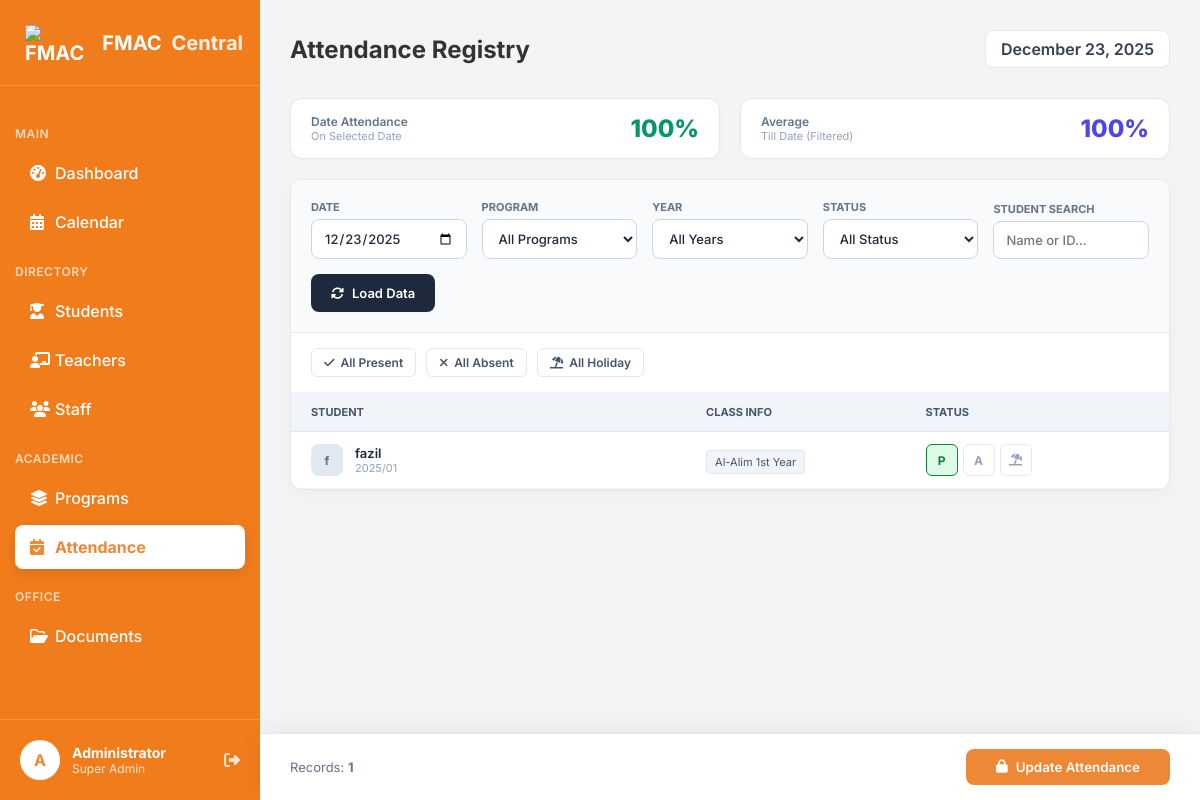
The page /attendance.php?program=Al-Alim 1st Year (signed in) on the database its author committed.
### tables this page shows
CREATE TABLE `students` (
  `student_id` int(11) NOT NULL,
  `full_name` varchar(100) NOT NULL,
  `gender` enum('Male','Female') DEFAULT NULL,
  `dob` date DEFAULT NULL,
  `blood_group` varchar(5) DEFAULT NULL,
  `admission_no` varchar(20) DEFAULT NULL,
  `class_year` varchar(50) DEFAULT NULL,
  `status` enum('Active','Inactive','Graduated') DEFAULT 'Active',
  `admission_date` date DEFAULT NULL,
  `created_at` timestamp NOT NULL DEFAULT current_timestamp(),
  `phone` varchar(20) DEFAULT NULL,
  `emergency_phone` varchar(20) DEFAULT NULL,
  `email` varchar(100) DEFAULT NULL,
  `address` text DEFAULT NULL,
  `health_issues` text DEFAULT NULL,
  `photo` text DEFAULT NULL,
  `father_name` varchar(100) DEFAULT NULL,
  `mother_name` varchar(100) DEFAULT NULL
);

### attendance.php (the view, shortened to what this page needs)
<?php
include 'db_conn.php';
$filter_program = isset($_GET['program']) ? $_GET['program'] : 'All';
$filter_year    = isset($_GET['year']) ? $_GET['year'] : 'All';
$filter_status  = isset($_GET['status_filter']) ? $_GET['status_filter'] : 'All';
$filter_student = isset($_GET['student']) ? $_GET['student'] : '';
$selected_date  = isset($_GET['date']) ? $_GET['date'] : date('Y-m-d');
$filter_conditions = "s.status='Active' AND (s.admission_date <= '$selected_date' OR s.admission_date IS NULL)";
if ($filter_program != '' && $filter_program != 'All') {
    $prog_safe = mysqli_real_escape_string($conn, $filter_program);
    $filter_conditions .= " AND (s.class_year = '$prog_safe' OR s.class_year LIKE '$prog_safe %')";
}
$active_count_query = mysqli_query($conn, "SELECT COUNT(*) as total FROM students s WHERE $filter_conditions");
$active_count_data = mysqli_fetch_assoc($active_count_query);
$total_filtered_students = $active_count_data['total'];
$present_count_query = mysqli_query($conn, "SELECT COUNT(*) as total FROM attendance a
                                            JOIN students s ON a.student_id = s.student_id
                                            WHERE a.date='$selected_date' AND a.status='Present' AND $filter_conditions");
$present_count_data = mysqli_fetch_assoc($present_count_query);
$present_on_date = $present_count_data['total'];
$date_percentage = ($total_filtered_students > 0) ? round(($present_on_date / $total_filtered_students) * 100, 1) : 0;
$range_percentage = 0;
if ($selected_date <= date('Y-m-d')) {
    $range_present_query = mysqli_query($conn, "SELECT COUNT(*) as total FROM attendance a
                                                JOIN students s ON a.student_id = s.student_id
                                                WHERE a.date >= '$selected_date' AND a.date <= CURDATE()
                                                AND a.status='Present' AND $filter_conditions");
    $range_present_data = mysqli_fetch_assoc($range_present_query);
    $total_range_present = $range_present_data['total'];
    $range_total_query = mysqli_query($conn, "SELECT COUNT(*) as total FROM attendance a
                                              JOIN students s ON a.student_id = s.student_id
                                              WHERE a.date >= '$selected_date' AND a.date <= CURDATE()
                                              AND $filter_conditions");
    $range_total_data = mysqli_fetch_assoc($range_total_query);
    $total_range_records = $range_total_data['total'];
    $range_percentage = ($total_range_records > 0) ? round(($total_range_present / $total_range_records) * 100, 1) : 0;
}
$query = "SELECT * FROM students s WHERE $filter_conditions ORDER BY s.admission_no ASC";
$students = mysqli_query($conn, $query);
$check_date_sql = "SELECT * FROM attendance WHERE date = '$selected_date' LIMIT 1";
$is_existing = (mysqli_num_rows(mysqli_query($conn, $check_date_sql)) > 0);
$btn_text = $is_existing ? "Update Attendance" : "Save Attendance";
?>
<!DOCTYPE html>
<html lang="en">
<head>
    <link rel="stylesheet" href="https://cdnjs.cloudflare.com/ajax/libs/font-awesome/6.4.0/css/all.min.css">
    <link rel="stylesheet" href="dashboard.css">
</head>
<body>
    <div class="dashboard-container">
        <?php $page = 'attendance';
        include 'sidebar.php'; ?>
        <main class="main-content">
            <header class="top-header">
                <h2>Attendance Registry</h2>
                <div style="background:white; padding:8px 15px; border-radius:8px; border:1px solid #E5E7EB; font-weight:600; color:#374151;">
                    <?php echo date('F d, Y', strtotime($selected_date)); ?>
                </div>
            </header>
            <div class="stats-row">
                <div class="stat-box">
                    <div>
                        <div class="stat-label" style="text-align:left;">Date Attendance</div>
                        <div style="font-size:11px; color:#94A3B8;">On Selected Date</div>
                    </div>
                    <div class="stat-value" style="color: #059669;"><?php echo $date_percentage; ?>%</div>
                </div>
                <div class="stat-box">
                    <div>
                        <div class="stat-label" style="text-align:left;">Average</div>
                        <div style="font-size:11px; color:#94A3B8;">Till Date (Filtered)</div>
                    </div>
                    <div class="stat-value" style="color: #4F46E5;"><?php echo $range_percentage; ?>%</div>
                </div>
            </div>
            <div class="attendance-card">
                <form method="GET" class="filters-toolbar">
                    <div class="filter-group">
                        <label>Date</label>
                        <input type="date" name="date" class="filter-input" value="<?php echo $selected_date; ?>">
                    </div>
                    <div class="filter-group">
                        <label>Program</label>
                        <select name="program" class="filter-input">
                            <option value="All">All Programs</option>
                        </select>
                    </div>
                    <div class="filter-group">
                        <label>Year</label>
                        <select name="year" class="filter-input">
                            <option value="All" <?php if ($filter_year == 'All') echo 'selected'; ?>>All Years</option>
                        </select>
                    </div>
                    <div class="filter-group">
                        <label>Status</label>
                        <select name="status_filter" class="filter-input">
                            <option value="All" <?php if ($filter_status == 'All') echo 'selected'; ?>>All Status</option>
                        </select>
                    </div>
                    <div class="filter-group">
                        <label>Student Search</label>
                        <input type="text" name="student" class="filter-input" placeholder="Name or ID..." value="<?php echo htmlspecialchars($filter_student); ?>">
                    </div>
                    <button type="submit" class="btn-load">
                        <i class="fa-solid fa-rotate"></i> Load Data
                    </button>
                </form>
                <div class="actions-bar">
                    <button type="button" class="btn-quick" onclick="markAll('Present')"><i class="fa-solid fa-check"></i> All Present</button>
                    <button type="button" class="btn-quick" onclick="markAll('Absent')"><i class="fa-solid fa-xmark"></i> All Absent</button>
                    <button type="button" class="btn-quick" onclick="markAll('Holiday')"><i class="fa-solid fa-umbrella-beach"></i> All Holiday</button>
                </div>
                <form method="POST" id="attForm">
                    <?php if (mysqli_num_rows($students) > 0) { ?>
                        <table class="att-table">
                            <thead>
                                <tr>
                                    <th style="width: 45%;">Student</th>
                                    <th style="width: 25%;">Class Info</th>
                                    <th style="width: 30%;">Status</th>
                                </tr>
                            </thead>
                            <tbody>
                                <?php while ($row = mysqli_fetch_assoc($students)) {
                                    $sid = $row['student_id'];
                                    $initial = substr($row['full_name'], 0, 1);
                                    $res = mysqli_query($conn, "SELECT status FROM attendance WHERE student_id='$sid' AND date='$selected_date'");
                                    $existing = mysqli_fetch_assoc($res);
                                    $status = $existing ? $existing['status'] : 'Present';
                                ?>
                                    <tr>
                                        <td>
                                            <div style="display:flex; align-items:center; gap:12px;">
                                                <div class="st-avatar"><?php echo $initial; ?></div>
                                                <div>
                                                    <div style="font-weight:600; font-size:13px; color:#1E293B;"><?php echo $row['full_name']; ?></div>
                                                    <div style="font-size:11px; color:#94A3B8;"><?php echo $row['admission_no']; ?></div>
                                                </div>
                                            </div>
                                        </td>
                                        <td>
                                            <span style="font-size:11px; color:#475569; background:#F1F5F9; padding:4px 8px; border-radius:4px; border:1px solid #E2E8F0;">
                                                <?php echo $row['class_year']; ?>
                                            </span>
                                        </td>
                                        <td>
                                            <div class="status-options">
                                                <label title="Present"><input type="radio" name="status[<?php echo $sid; ?>]" value="Present" class="status-radio" <?php if ($status == 'Present') echo 'checked'; ?>>
                                                    <div class="status-label">P</div>
                                                </label>
                                                <label title="Absent"><input type="radio" name="status[<?php echo $sid; ?>]" value="Absent" class="status-radio" <?php if ($status == 'Absent') echo 'checked'; ?>>
                                                    <div class="status-label">A</div>
                                                </label>
                                                <label title="Holiday"><input type="radio" name="status[<?php echo $sid; ?>]" value="Holiday" class="status-radio" <?php if ($status == 'Holiday') echo 'checked'; ?>>
                                                    <div class="status-label"><i class="fa-solid fa-umbrella-beach"></i></div>
                                                </label>
                                            </div>
                                        </td>
                                    </tr>
                                <?php } ?>
                            </tbody>
                        </table>
                        <div class="save-bar">
                            <div style="font-size:13px; color:#64748B;">
                                Records: <b><?php echo mysqli_num_rows($students); ?></b>
                            </div>
                            <button type="button" onclick="openSecurityModal()" class="btn-save">
                                <i class="fa-solid fa-lock"></i> <?php echo $btn_text; ?>
                            </button>
                        </div>
                    <?php } ?>
                </form>
            </div>
        </main>
    </div>
</body>
</html>

### dashboard.css (style rules this page uses)
* { margin: 0; padding: 0; box-sizing: border-box; font-family: 'Inter', sans-serif; }
body { background-color: #F3F4F6; color: #333; }
.dashboard-container { display: flex; min-height: 100vh; }
.main-content { margin-left: 260px; flex: 1; padding: 30px; }
.top-header { display: flex; justify-content: space-between; align-items: center; margin-bottom: 30px; }
.top-header h2 { font-size: 24px; font-weight: 700; }

### attendance.php (style rules this page uses)
.attendance-card { background: white; border-radius: 12px; box-shadow: 0 4px 15px rgba(0, 0, 0, 0.03); overflow: hidden; border: 1px solid #E5E7EB; margin-bottom: 100px; }
.filters-toolbar { background: #F8FAFC; padding: 20px; border-bottom: 1px solid #E2E8F0; display: flex; align-items: flex-end; gap: 15px; flex-wrap: wrap; }
.filter-group { display: flex; flex-direction: column; gap: 5px; flex: 1; min-width: 140px; }
.filter-group label { font-size: 11px; font-weight: 700; color: #64748B; text-transform: uppercase; }
.filter-input { width: 100%; padding: 10px 12px; border: 1px solid #CBD5E1; border-radius: 8px; outline: none; color: #1E293B; font-size: 13px; font-weight: 500; background-color: white; transition: 0.2s; }
.btn-load { background-color: #1E293B; color: white; padding: 10px 20px; border: none; border-radius: 8px; cursor: pointer; font-weight: 600; font-size: 13px; height: 38px; display: flex; align-items: center; gap: 8px; white-space: nowrap; }
.actions-bar { padding: 15px 20px; background: white; border-bottom: 1px solid #F1F5F9; display: flex; gap: 10px; }
.btn-quick { padding: 6px 12px; border-radius: 6px; border: 1px solid #E2E8F0; background: white; color: #475569; font-size: 12px; font-weight: 600; cursor: pointer; transition: 0.2s; display: flex; align-items: center; gap: 6px; }
.stats-row { display: grid; grid-template-columns: 1fr 1fr; gap: 20px; margin-bottom: 20px; }
.stat-box { background: white; padding: 15px 20px; border-radius: 12px; border: 1px solid #E5E7EB; display: flex; align-items: center; justify-content: space-between; box-shadow: 0 2px 5px rgba(0, 0, 0, 0.02); }
.stat-value { font-size: 24px; font-weight: 800; }
.stat-label { font-size: 12px; font-weight: 600; color: #64748B; text-align: right; }
.att-table { width: 100%; border-collapse: collapse; }
.att-table th { padding: 12px 20px; background: #F1F5F9; color: #475569; font-size: 11px; font-weight: 700; text-transform: uppercase; border-bottom: 1px solid #E2E8F0; text-align: left; }
.att-table td { padding: 12px 20px; border-bottom: 1px solid #F1F5F9; vertical-align: middle; }
.st-avatar { width: 32px; height: 32px; background: #E2E8F0; border-radius: 8px; display: flex; align-items: center; justify-content: center; font-weight: 700; color: #64748B; font-size: 12px; }
.status-options { display: flex; gap: 5px; }
.status-label { width: 32px; height: 32px; border-radius: 6px; display: flex; align-items: center; justify-content: center; font-weight: 700; font-size: 12px; cursor: pointer; border: 1px solid #E2E8F0; color: #94A3B8; background: white; transition: 0.1s; }
.status-radio[value="Present"]:checked+.status-label { background: #DCFCE7; color: #15803D; border-color: #15803D; }
.save-bar { position: fixed; bottom: 0; right: 0; left: 260px; background: white; padding: 15px 30px; box-shadow: 0 -4px 20px rgba(0, 0, 0, 0.05); display: flex; justify-content: space-between; align-items: center; border-top: 1px solid #E2E8F0; z-index: 50; }
.btn-save { background-color: #ED8936; color: white; padding: 10px 30px; border-radius: 8px; border: none; font-weight: 600; cursor: pointer; display: flex; align-items: center; gap: 8px; }

### rows shown on the page
students: full_name "f", full_name "fazil", admission_no "2025/01", class_year "Al-Alim 1st Year"

### other values the page prints
date('F d, Y', strtotime($selected_date)) "December 23, 2025"
$date_percentage "100"
$range_percentage "100"
mysqli_num_rows($students) "1"
$btn_text "Update Attendance"
